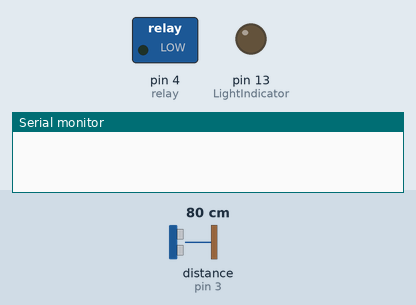
This sketch was run on a simulated Arduino Uno, built with avr-gcc and run on an emulated ATmega328P. Shown: switched loads named in the sketch (green lamp = pin HIGH), output pins drawn as LEDs (lit = HIGH), the last lines printed to the serial monitor. Wiring (inferred from the names in the program): ultrasonic range finder: trigger pin 2; echo pin 3. Inputs (shaded band) come from the test bench; at power-on: distance to the obstacle (sensor on pin 3) 80 cm. The echo pulse lasts 58.3 µs per cm; the modem accepts every AT command (registered, SIM ready, sends succeed) and sends nothing else; pins used as bus, display or sensor lines are not drawn.

Above: at 0.1 s.
At 10.2 s:
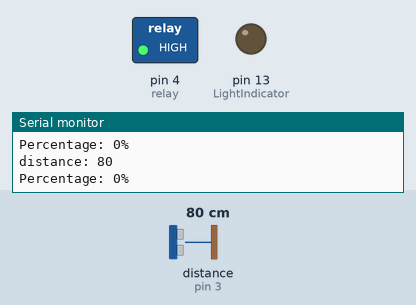
10.3 s: distance to the obstacle (sensor on pin 3) set to 20 cm
11.8 s: distance to the obstacle (sensor on pin 3) set to 16 cm
At 13.0 s:
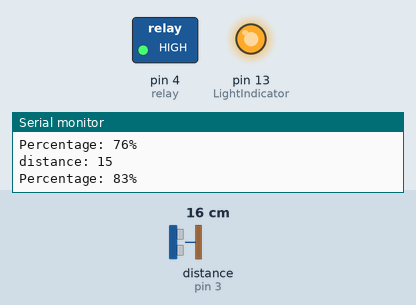
Timing chart, 0 to 21.3 s (numbered marks = the images above; inputs shaded):
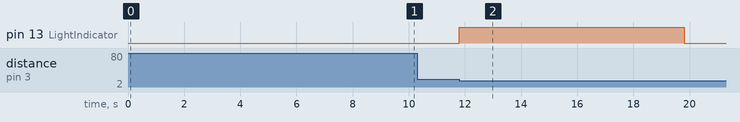

The sketch:

ArduinoBoard_B.ino
```cpp
/*
  Sustainabottle.

  In this code, the Arduino Board allows to evaluate the consumed capacity storage
  of the project and send updates into the user's phone number with help of
  Sim900A GSM module.

  Created on 2 April 2024
  by Lawrence P. Roble
*/
#include <EEPROM.h>
#include <SoftwareSerial.h>

SoftwareSerial SIM900(9, 10);  // RX, TX pins
#define PhoneNumberLength 11
#define EEPROM_ADDRESS 0

String receivedString = "";
#define trigPin 2
#define echoPin 3
#define relay 4
#define LightIndicator 13

String recipientNum = "";
bool goSignal_80 = true;
bool goSignal_95 = true;
bool CRNum_MODE = false;

void setup() {
  // Uncomment this if want to change new recipient number
  // changePhoneNumber("09167212615");

  for (int i = 0; i < PhoneNumberLength; i++) {
    recipientNum += char(EEPROM.read(EEPROM_ADDRESS + i));
  }

  Serial.begin(115200);
  SIM900.begin(115200);
  delay(1000);

  pinMode(trigPin, OUTPUT);
  pinMode(relay, OUTPUT);
  pinMode(echoPin, INPUT);
  pinMode(LightIndicator, OUTPUT);
  digitalWrite(relay, 1);
  digitalWrite(LightIndicator, 0);

  Serial.println("Initializing SIM900A...");
  SIM900.println("AT");
  delay(1000);

  if (SIM900.find("OK")) {

    // Set SMS mode to text mode
    SIM900.println("AT+CMGF=1");
    delay(1000);
    // Enable SMS text mode
    SIM900.println("AT+CNMI=2,2,0,0,0");
    delay(1000);
    SIM900.println("AT+CMGD=1,4");  // delete all SMS
    delay(5000);
    Serial.println("SIM900A is ready.");
  } else {
    Serial.println("SIM900A initialization failed. Check connections and restart.");
    while (1) {
      digitalWrite(LightIndicator, 1);
      delay(1000);
      digitalWrite(LightIndicator, 0);
      delay(1000);
    }
  }
}

void loop() {
  String theMessage;
  long distance = Distance();
  int count = 0;
  digitalWrite(LightIndicator, 0);
  Serial.print("distance: ");
  Serial.println(distance);

  if (distance < 0) {
    distance = 64;
  } else if (distance < 5) {
    distance = 5;
  } else if (distance > 64) {
    distance = 64;
  }

  int levelCapacity = map(distance, 64, 5, 0, 100);  // returning value from 0 to 100 as percentage val
  Serial.print("Percentage: ");
  Serial.print(levelCapacity);
  Serial.println("%");

  if (levelCapacity >= 95 and goSignal_95) {
    digitalWrite(relay, 0);
    goSignal_95 = false;
    goSignal_80 = false;
    theMessage = "Warning! The capacity is now reaching at ";
    theMessage = theMessage + levelCapacity;
    theMessage = theMessage + "% of consumed storage. Thank you!";
    sendSMS(recipientNum, theMessage);
  } else if (levelCapacity >= 80 and goSignal_80) {
    goSignal_80 = false;
    theMessage = "Hello there! Just reminding you that the capacity is now reaching at ";
    theMessage = theMessage + levelCapacity;
    theMessage = theMessage + "% of consumed storage. Thank you!";
    sendSMS(recipientNum, theMessage);
  }

  if (levelCapacity < 10 and !goSignal_95) {
    goSignal_80 = true;
    goSignal_95 = true;
    digitalWrite(relay, 1);
  }


  while (SIM900.available() > 0) {
    char c = SIM900.read();
    receivedString += c;

    if (c == '\n' || c == '\r') {
      receivedString.trim();
      if (receivedString.equals("CRNum")) {
        CRNum_MODE = true;
        sendSMS(recipientNum, "Please reply the new number '09XXXXXXXXX_' by this format. To keep the current number reply 'Cancel'.");
      } else if (receivedString.equals("CapStats")) {
        theMessage = "Capacity Level: ";
        theMessage = theMessage + levelCapacity;
        theMessage = theMessage + "% of consumed storage";
        sendSMS(recipientNum, theMessage);
      }
      receivedString = "";
    }
  }


  String firstWord, secondWord;

  while (CRNum_MODE and count < 250) {
    count++;
    digitalWrite(LightIndicator, 1);
    Serial.println("waiting..");

    if (SIM900.available() > 0) {
      char ch = SIM900.read();
      receivedString += ch;

      if (ch == '\n' || ch == '\r') {
        receivedString.trim();
        Serial.println(receivedString);
        delay(2000);

        if (receivedString.equals("Cancel")) {
          sendSMS(recipientNum, "The cancellation has approved. Thank you!");
          CRNum_MODE = false;
        }


        if (receivedString.length() > 11 and receivedString[0] == '0' and receivedString[1] == '9' and receivedString[11] == '_') {
          char xCh;
          int i = 0;
          String numData = "";

          while (receivedString.length() > 11 and i < 11) {
            xCh = receivedString[i];
            numData += xCh;
            i++;
          }

          if (numData.length() == 11) {
            Serial.println(numData);
            delay(2000);
            recipientNum = numData;
          }

          sendSMS(recipientNum, "Transferring to another mobile number has been successful.");
          CRNum_MODE = false;
        }

        receivedString = "";
      }
    }
    delay(250);
  }
  delay(250);
}


void sendSMS(String phoneNumber, String message) {
  digitalWrite(LightIndicator, 1);

  // Set SMS mode to text mode
  SIM900.println("AT+CMGF=1");
  delay(1000);

  // Specify the recipient phone number
  SIM900.print("AT+CMGS=\"");
  SIM900.print(phoneNumber);
  SIM900.println("\"");
  delay(1000);

  // Send the SMS message
  SIM900.print(message);
  delay(5000);
  SIM900.println((char)26);  // ASCII code for Ctrl+Z
  delay(1000);

  // Print the SMS status
  if (SIM900.find("OK")) {
    Serial.println("SMS sent successfully.");
  } else {
    Serial.println("Error sending SMS.");
  }

  digitalWrite(LightIndicator, 0);
}

long Distance() {
  digitalWrite(trigPin, LOW);
  delayMicroseconds(2);
  digitalWrite(trigPin, HIGH);
  delayMicroseconds(10);
  digitalWrite(trigPin, LOW);

  long duration = pulseIn(echoPin, HIGH);

  return duration / 29 / 2;
}

void changePhoneNumber(const char* newPhoneNumber) {
  for (int i = 0; i < PhoneNumberLength; i++) {
    EEPROM.write(EEPROM_ADDRESS + i, newPhoneNumber[i]);
  }
}
```

Measured:
- the behaviour switches between 18 and 17 cm on distance to the obstacle (sensor on pin 3) (found by bisection; images 1 and 2)
- after the input at 11.8 s, pin 13 (LightIndicator): LOW → HIGH at once, → LOW 8.0 s later
